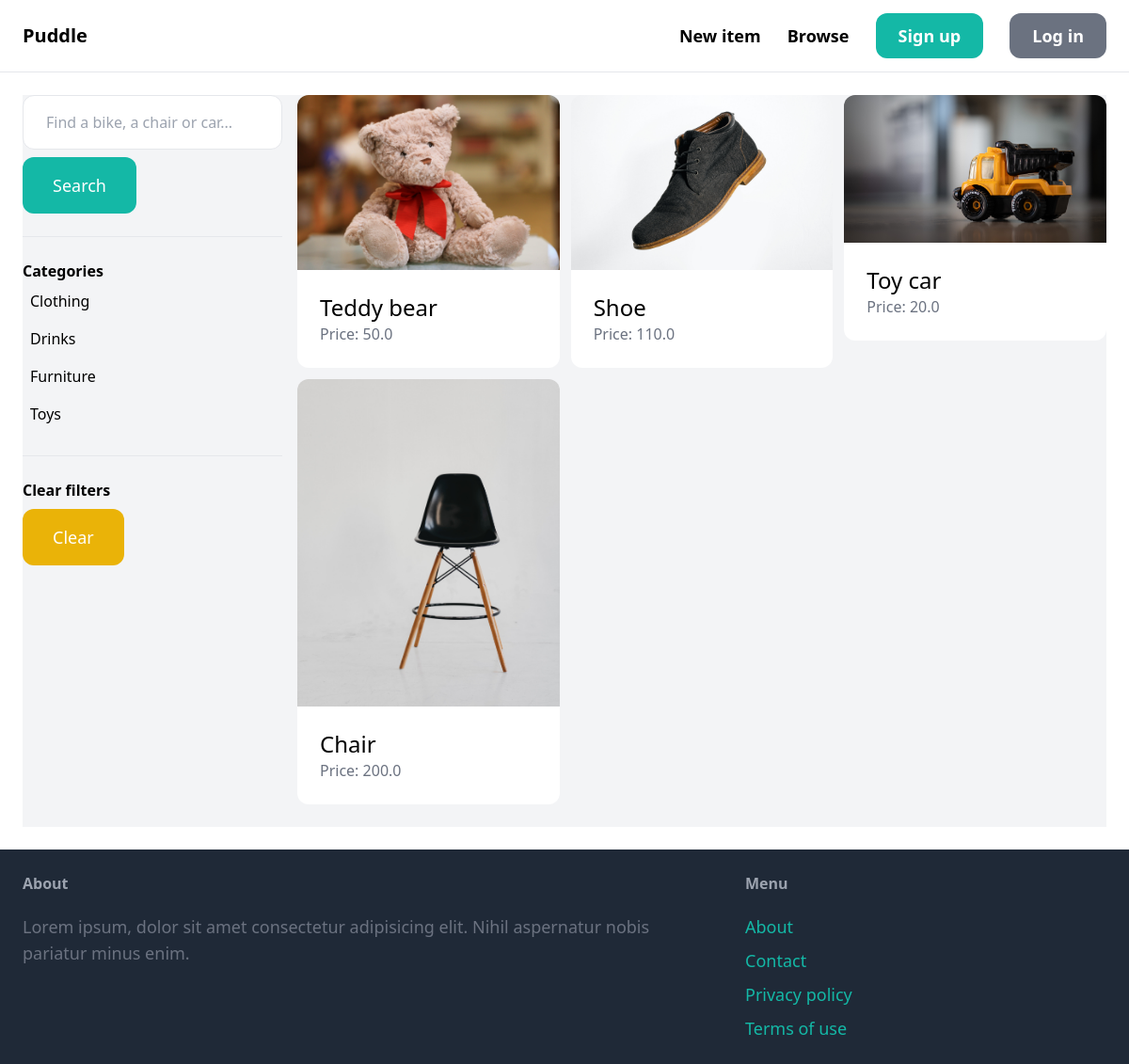
Page /items/ on the earlier database version.
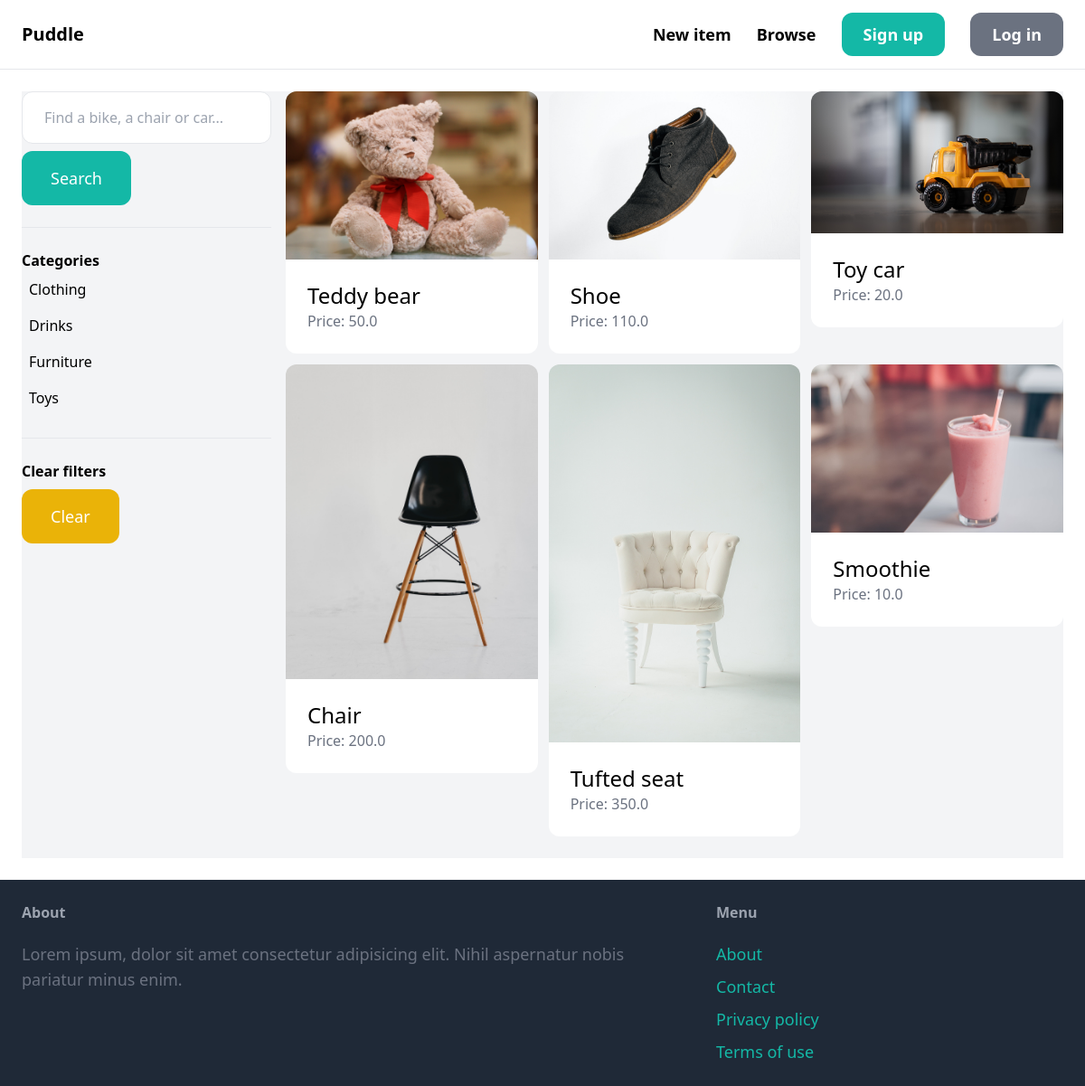
Same page on the later database version.
### item/models.py (models this page shows, shortened)
class Category(models.Model):
    name = models.CharField(max_length=255)
    class Meta:
        ordering = ('name',)
        verbose_name_plural = 'Categories'

class Item(models.Model):
    category = models.ForeignKey(Category, related_name='items', on_delete=models.CASCADE)
    name = models.CharField(max_length=255)
    description = models.TextField(blank=True, null=True)
    price = models.FloatField()
    image = models.ImageField(upload_to='item_images', blank=True, null=True)
    is_sold = models.BooleanField(default=False)
    created_by = models.ForeignKey(User, related_name='items', on_delete=models.CASCADE)
    created_at = models.DateTimeField(auto_now_add=True)

### item/views.py (the view)
# urls.py: path('', views.items, name='items'),
def items(request):
    query = request.GET.get('query', '')
    category_id = request.GET.get('category', 0)
    categories = Category.objects.all()
    items = Item.objects.filter(is_sold=False)
    if category_id:
        items = items.filter(category_id=category_id)
    if query:
        items = items.filter(Q(name__icontains=query) | Q(description__icontains=query))
    return render(request, 'item/items.html', {
        'items': items,
        'query': query,
        'categories': categories,
        'category_id': int(category_id)
    })

### item/templates/item/items.html (shortened to what this page needs)
{% extends 'core/base.html' %}
{% block content %}
    <div class="pb-6 grid grid-cols-4 gap-4 bg-gray-100">
        <div class="col-span-1">
            <form method="get" action="{% url 'item:items' %}">
                <input name="query" class="w-full py-4 px-6 border rounded-xl" type="text" value="{{ query }}" placeholder="Find a bike, a chair or car...">
                <button class="mt-2 py-4 px-8 text-lg bg-teal-500 text-white rounded-xl">Search</button>
            </form>
            <hr class="my-6">
            <p class="font-semibold">Categories</p>
            <ul>
                {% for category in categories %}
                    <li class="py-2 px-2 rounded-xl{% if category.id == category_id %} bg-gray-200{% endif %}">
                        <a href="{% url 'item:items' %}?query={{ query }}&category={{ category.id }}">{{ category.name }}</a>
                    </li>
                {% endfor %}
            </ul>
            <hr class="my-6">
            <p class="font-semibold">Clear filters</p>
            <ul>
                <li><a href="{% url 'item:items' %}" class="mt-2 py-4 px-8 inline-block bg-yellow-500 text-lg rounded-xl text-white">Clear</a>
        </div>
        <div class="col-span-3">
            <div class="grid grid-cols-3 gap-3">
                {% for item in items %}
                    <div>
                        <a href="{% url 'item:detail' item.id %}">
                            <div>
                                <img src="{{ item.image.url }}" class="rounded-t-xl">
                            </div>
                            <div class="p-6 bg-white rounded-b-xl">
                                <h2 class="text-2xl">{{ item.name }}</h2>
                                <p class="text-gray-500">Price: {{ item.price }}</p>
                            </div>
                        </a>
                    </div>
                {% endfor %}
            </div>
        </div>
    </div>
{% endblock %}

Differences in the rows shown:
added Item: image (picture), name "Tufted seat", price "350.0"
added Item: image (picture), name "Smoothie", price "10.0"
